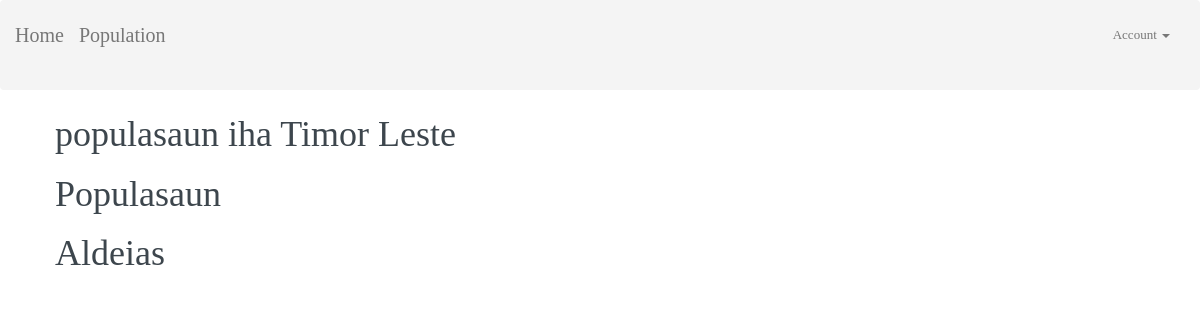
Before: /population/ with the older database file.
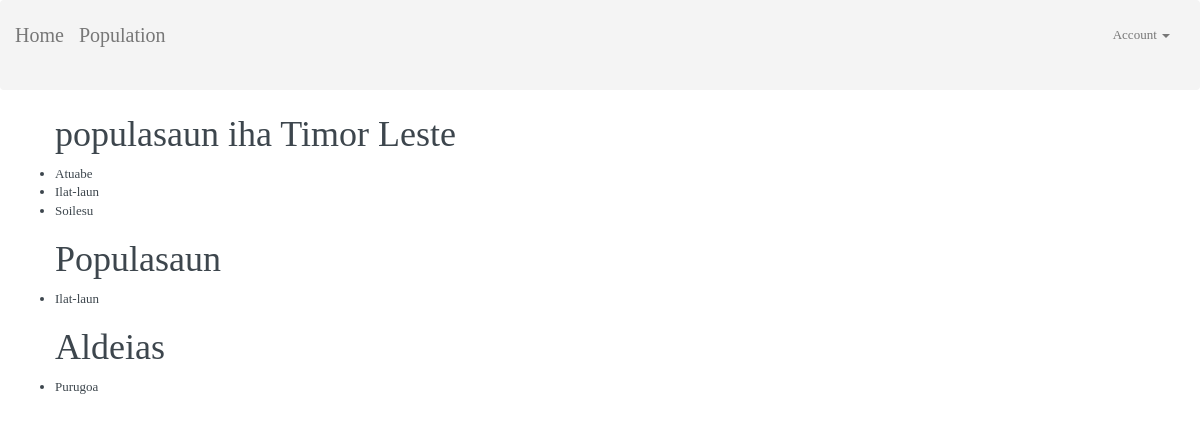
After: the same page with the newer database file.
### marobo/models.py (models this page shows, shortened)
class Suco(models.Model):
    name = models.CharField(max_length=128)
    descriptions = models.CharField(max_length=128)

class Population(models.Model):
    distrito = models.CharField(max_length=128)
    sub_distrito = models.CharField(max_length=128)
    suco = models.CharField(max_length=128)
    aldeia = models.CharField(max_length=128)
    def __unicode__(self):
        return self.suco

class Aldeia(models.Model):
    name = models.CharField(max_length=128)
    populations = models.CharField(max_length=128)
    suco = models.ForeignKey(Suco, blank=False, null=False)
    descriptions = models.TextField(blank=True, null=True)
    def __unicode__(self):
        return self.name

### marobo/views.py (the view)
# urls.py: url(r'^population/$', views.PopulationView.as_view(), name='population'),
class PopulationView(TemplateView):
    template_name = 'marobo/suco.html'
    def get_context_data(self, **kwargs):
        context = super(PopulationView, self).get_context_data(**kwargs)
        context['sucos'] = Suco.objects.all().order_by('name')
        context['populations'] = Population.objects.all()
        context['aldeias'] = Aldeia.objects.all()
        return context

### marobo/templates/marobo/suco.html
{% extends 'marobo/base.html' %}
{% block content %}
    <ul>
        <h1>populasaun iha Timor Leste </h1>
        {% for suco in sucos %}
            <li> {{ suco.name }} </li>
        {% endfor %}
    </ul>
    <ul>
        <h1>Populasaun</h1>
        {% for population in populations %}
            <li>
              {{ population }}
            </li>
        {% endfor %}
    </ul>
    <ul>
        <h1>Aldeias</h1>
        {% for aldeia in aldeias %}
            <li>
              {{ aldeia }}
            </li>
        {% endfor %}
    </ul>
{% endblock %}

### marobo/templates/marobo/base.html (shortened to what this page needs)
{% load staticfiles %}
<!DOCTYPE html>
<html>
    <head>
        <link href="{% static 'css/bootstrap.min.css' %}" rel="stylesheet">
        <link href="{% static 'css/jquery.min.js' %}" rel="stylesheet">
        <link href="{% static 'css/site.css' %}" rel="stylesheet">
    </head>
    <body>
        {% block header %}
            <nav class="navbar navbar-default">
                <div class="container-fluid">
                    <div class="navbar-header">
                        <a class="navbar-brand" href="/">Home</a>
                        <a class="navbar-brand" href="{% url 'population' %}">Population</a>
                    </div>
                    <div class="collapse navbar-collapse" id="bs-example-navbar-collapse-1">
                        <ul class="nav navbar-nav navbar-right">
                            <li class="dropdown">
                                <a href="#" class="dropdown-toggle" data-toggle="dropdown" role="button" aria-expanded="false">Account
                                    <span class="caret"></span>
                                </a>
                            </li>
                        </ul>
                    </div>
                </div>
            </nav>
        {% endblock %}
         <div class="container-fluid">
            {% block content %}
            {% endblock %}
         </div>
    </body>
</html>

### marobo/static/css/site.css (style rules this page uses)
body { font-family:ProximaNovaA-Regular; background-color:#FFFFFF; font-size: 13px; color: #3d464d; }
.navbar.navbar-default { box-sizing: border-box; background-color: #f4f4f4; min-height: 90px; width: auto; border: none; margin-bottom: 5px; padding-top: 10px; }
.navbar-default .navbar-brand { color: #777; font-family: ProximaNovaA-bold; font-size: 20px; }

Changed rows visible on the page:
added Suco: name "Atuabe"
added Suco: name "Ilat-laun"
added Suco: name "Soilesu"
added Population: suco "Ilat-laun"
added Aldeia: name "Purugoa"
